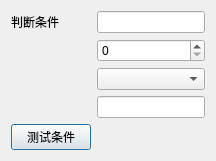
<?xml version="1.0" encoding="UTF-8"?>
<ui version="4.0"><class>InstructionEditor</class><widget class="QDialog" name="InstructionEditor"><layout class="QFormLayout" name="formLayout"><item row="0" column="0"><widget class="QLabel" name="label"><property name="text"><string>判断条件</string></property></widget></item><item row="0" column="1"><widget class="QLineEdit" name="parameter_0"/></item><item row="1" column="1"><widget class="QSpinBox" name="repeatSpinBox"/></item><item row="2" column="1"><widget class="QComboBox" name="errorPolicyComboBox"/></item><item row="3" column="1"><widget class="QLineEdit" name="noteEdit"/></item><item row="4" column="0"><widget class="QPushButton" name="testButton"><property name="text"><string>测试条件</string></property></widget></item><item row="4" column="1"><widget class="QDialogButtonBox" name="buttonBox"/></item></layout></widget><resources/><connections/></ui>
